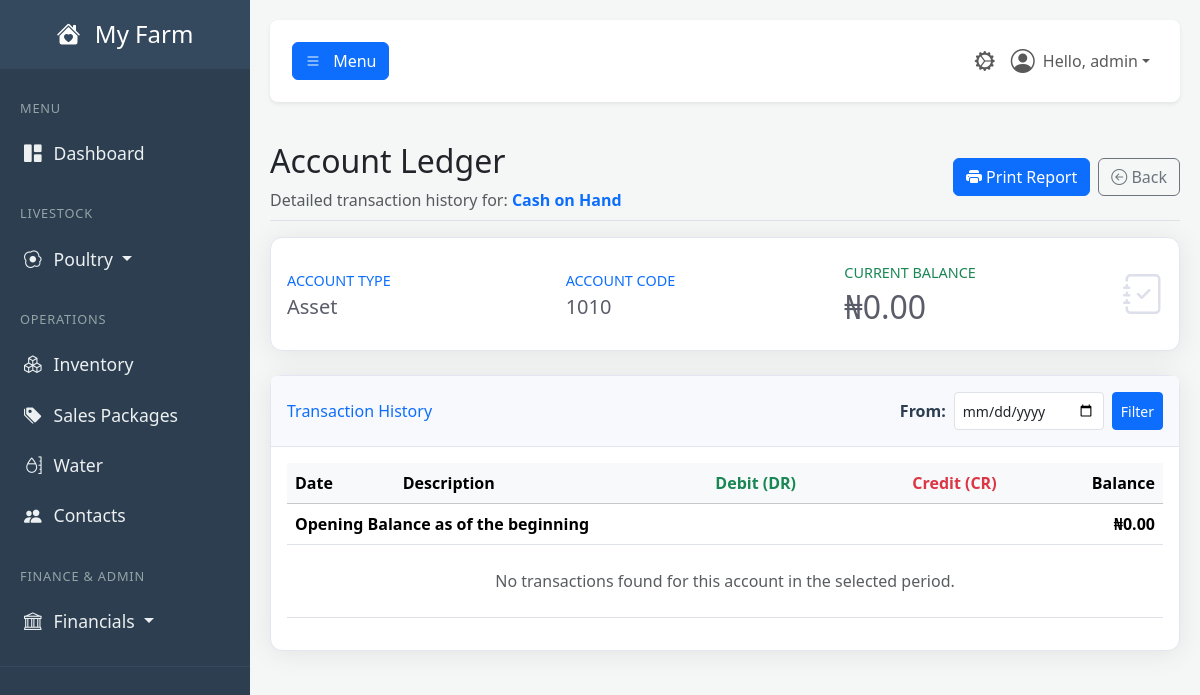
Screenshot of /financials/ledger/1 (signed in) with the database file from the repository.
### tables this page shows
CREATE TABLE users (
            id INTEGER PRIMARY KEY,
            username TEXT NOT NULL UNIQUE,
            email TEXT NOT NULL UNIQUE,
            password_hash TEXT NOT NULL,
            farm_name TEXT NOT NULL,
            role TEXT NOT NULL DEFAULT 'user', -- 'user' or 'admin'
            is_active BOOLEAN NOT NULL DEFAULT 1,f
            created_at TIMESTAMP DEFAULT CURRENT_TIMESTAMP
        , cash_account_id INTEGER REFERENCES accounts(id));

CREATE TABLE accounts (
            id INTEGER PRIMARY KEY,
            code TEXT UNIQUE,
            name TEXT NOT NULL UNIQUE,
            type TEXT NOT NULL, -- Asset, Liability, Equity, Revenue, Expense
            is_active BOOLEAN NOT NULL DEFAULT 1,
            created_at TIMESTAMP DEFAULT CURRENT_TIMESTAMP
        );

### app.py (the view)
@app.route('/financials/ledger/<int:account_id>')
@login_required
@permission_required('view_bookkeeping')
def account_ledger(account_id):
    db = get_db()
    account_row = db.execute("SELECT * FROM accounts WHERE id = ?", (account_id,)).fetchone()
    if not account_row:
        flash("Account not found.", "danger")
        return redirect(url_for('chart_of_accounts'))
    account = dict(account_row)
    balance_row = db.execute("SELECT (SELECT COALESCE(SUM(amount), 0) FROM journal_entries WHERE debit_account_id = ?) - (SELECT COALESCE(SUM(amount), 0) FROM journal_entries WHERE credit_account_id = ?) as current_balance", (account_id, account_id)).fetchone()
    current_balance = balance_row['current_balance'] if balance_row else 0
    account['balance'] = -current_balance if account['type'] in ['Liability', 'Equity', 'Revenue'] else current_balance
    start_date = request.args.get('start_date', date.today().replace(month=1, day=1).strftime('%Y-%m-%d'))
    opening_balance_row = db.execute("SELECT (SELECT COALESCE(SUM(amount), 0) FROM journal_entries WHERE debit_account_id = ? AND transaction_date < ?) - (SELECT COALESCE(SUM(amount), 0) FROM journal_entries WHERE credit_account_id = ? AND transaction_date < ?) as opening_balance", (account_id, start_date, account_id, start_date)).fetchone()
    opening_balance = opening_balance_row['opening_balance'] if opening_balance_row else 0
    transactions = db.execute("SELECT transaction_date as date, description, CASE WHEN debit_account_id = ? THEN amount ELSE 0 END as debit, CASE WHEN credit_account_id = ? THEN amount ELSE 0 END as credit FROM journal_entries WHERE (debit_account_id = ? OR credit_account_id = ?) AND transaction_date >= ? ORDER BY transaction_date ASC, id ASC", (account_id, account_id, account_id, account_id, start_date)).fetchall()
    running_balance = opening_balance
    ledger_entries = []
    for tx_row in transactions:
        tx = dict(tx_row)
        running_balance += tx['debit'] - tx['credit']
        tx['running_balance'] = running_balance
        ledger_entries.append(tx)
    return render_template('account_ledger.html', user=g.user, account=account, ledger_entries=ledger_entries, opening_balance=opening_balance)

### app.py (called while the page is built, shortened)
def get_db():
    if 'db' not in g:
        g.db = sqlite3.connect(DATABASE)
        g.db.row_factory = sqlite3.Row
    return g.db

def login_required(f):
    @wraps(f)
    def decorated_function(*args, **kwargs):
        if 'user_id' not in session:
            flash('Please log in to access this page.', 'warning')
            return redirect(url_for('login'))
        g.user = User.get_by_id(session['user_id'])
        if not g.user:
            session.clear()
            return redirect(url_for('login'))
        return f(*args, **kwargs)
    return decorated_function

def permission_required(permission_name):
    def decorator(f):
        @wraps(f)
        def decorated_function(*args, **kwargs):
            if not hasattr(g, 'user') or not g.user.has_permission(permission_name):
                flash('You do not have the required permission.', 'danger')
                return redirect(url_for('dashboard'))
            return f(*args, **kwargs)
        return decorated_function
    return decorator

    def has_permission(self, required_permission):
        print(f"\n--- PERMISSION CHECK ---")
        print(f"User checking: '{self.username}' (ID: {self.id})")
        print(f"User's role is: '{self.role}'")
        print(f"Permission required: '{required_permission}'")
        if self.role == 'admin':
            print("RESULT: Role is 'admin', access GRANTED.")
            print(f"------------------------")
            return True

    @staticmethod
    def get_by_id(user_id):
        user_row = get_db().execute("SELECT * FROM users WHERE id = ?", (user_id,)).fetchone()
        return User(**user_row) if user_row else None

### templates/account_ledger.html (shortened to what this page needs)
{% extends "base.html" %}
{% block content %}
    <div class="printable-area">
        <div class="d-flex justify-content-between flex-wrap flex-md-nowrap align-items-center pt-3 pb-2 mb-3 border-bottom">
            <div>
                <h1 class="h2">Account Ledger</h1>
                <p class="text-muted mb-0">Detailed transaction history for: <strong class="text-primary">{{ account.name }}</strong></p>
            </div>
            <div class="btn-toolbar mb-2 mb-md-0 no-print">
                <button onclick="window.print()" class="btn btn-primary me-2"><i class="bi bi-printer-fill"></i> Print Report</button>
                <a href="{{ url_for('chart_of_accounts') }}" class="btn btn-outline-secondary">
                    <i class="bi bi-arrow-left-circle"></i> Back
                </a>
            </div>
        </div>
        <div class="row">
            <div class="col-lg-12 mb-4">
                <div class="card shadow h-100 py-2 report-card">
                    <div class="card-body">
                        <div class="row no-gutters align-items-center">
                            <div class="col">
                                <div class="text-xs font-weight-bold text-primary text-uppercase mb-1">Account Type</div>
                                <div class="h5 mb-0 font-weight-bold text-gray-800">{{ account.type }}</div>
                            </div>
                            <div class="col">
                                <div class="text-xs font-weight-bold text-primary text-uppercase mb-1">Account Code</div>
                                <div class="h5 mb-0 font-weight-bold text-gray-800">{{ account.code or 'N/A' }}</div>
                            </div>
                            <div class="col">
                                <div class="text-xs font-weight-bold text-success text-uppercase mb-1">Current Balance</div>
                                <div class="h2 mb-0 font-weight-bold text-gray-800">₦{{ '{:,.2f}'.format(account.balance) }}</div>
                            </div>
                            <div class="col-auto no-print">
                                <i class="bi bi-journal-check fs-1 text-gray-300"></i>
                            </div>
                        </div>
                    </div>
                </div>
            </div>
        </div>
        <div class="card shadow report-card">
            <div class="card-header py-3 d-flex justify-content-between align-items-center">
                <h6 class="m-0 font-weight-bold text-primary">Transaction History</h6>
                <form method="GET" action="{{ url_for('account_ledger', account_id=account.id) }}" class="d-flex no-print">
                    <label for="start_date" class="col-form-label me-2">From:</label>
                    <input type="date" class="form-control form-control-sm me-2" style="width: 150px;" name="start_date" value="{{ request.args.get('start_date', '') }}">
                    <button type="submit" class="btn btn-sm btn-primary">Filter</button>
                </form>
            </div>
            <div class="card-body">
                <div class="table-responsive">
                    <table class="table">
                        <thead class="table-light">
                            <tr>
                                <th>Date</th>
                                <th>Description</th>
                                <th class="text-end text-success">Debit (DR)</th>
                                <th class="text-end text-danger">Credit (CR)</th>
                                <th class="text-end">Balance</th>
                            </tr>
                        </thead>
                        <tbody>
                            <tr>
                                <td colspan="4"><strong>Opening Balance as of {{ request.args.get('start_date', 'the beginning') }}</strong></td>
                                <td class="text-end fw-bold">₦{{ '{:,.2f}'.format(opening_balance) }}</td>
                            </tr>
                            {% for entry in ledger_entries %}
                            <tr>
                                <td>{{ entry.date }}</td>
                                <td>{{ entry.description }}</td>
                                <td class="text-end text-success">
                                    {% if entry.debit > 0 %}₦{{ '{:,.2f}'.format(entry.debit) }}{% endif %}
                                </td>
                                <td class="text-end text-danger">
                                    {% if entry.credit > 0 %}₦{{ '{:,.2f}'.format(entry.credit) }}{% endif %}
                                </td>
                                <td class="text-end fw-bold">₦{{ '{:,.2f}'.format(entry.running_balance) }}</td>
                            </tr>
                            {% else %}
                            <tr><td colspan="5" class="text-center text-muted py-4">No transactions found for this account in the selected period.</td></tr>
                            {% endfor %}
                        </tbody>
                    </table>
                </div>
            </div>
        </div>
    </div>
{% endblock %}

### templates/base.html (shortened to what this page needs)
<!DOCTYPE html>
<html lang="en">
<head>
    <link href="https://cdn.jsdelivr.net/npm/bootstrap@5.3.3/dist/css/bootstrap.min.css" rel="stylesheet">
    <link rel="stylesheet" href="https://cdn.jsdelivr.net/npm/bootstrap-icons@1.11.3/font/bootstrap-icons.min.css">
    <link rel="stylesheet" href="{{ url_for('static', filename='css/style.css') }}">
</head>
<body>
    <div class="wrapper">
        <nav id="sidebar" class="no-print">
            <div class="sidebar-header">
                <h3><a href="{{ url_for('dashboard') }}" class="text-white text-decoration-none">
                    <i class="bi bi-house-heart-fill me-2"></i>
                    {% if g.user %}{{ g.user.farm_name }}{% else %}FarmApp{% endif %}
                </a></h3>
            </div>
            <ul class="list-unstyled components">
                <li class="sidebar-menu-header">MENU</li>
                <li><a href="{{ url_for('dashboard') }}" class="{% if request.endpoint == 'dashboard' %}active{% endif %}"><i class="bi bi-grid-1x2-fill"></i>Dashboard</a></li>
                <li class="sidebar-menu-header mt-3">LIVESTOCK</li>
                <li>
                    <a href="#poultrySubmenu" data-bs-toggle="collapse" aria-expanded="false" class="dropdown-toggle {% if 'poultry' in request.endpoint or 'brooding' in request.endpoint %}active{% endif %}">
                        <i class="bi bi-egg-fried"></i>Poultry
                    </a>
                </li>
                <li class="sidebar-menu-header mt-3">OPERATIONS</li>
                <li><a href="{{ url_for('inventory_dashboard') }}" class="{% if 'inventory' in request.endpoint %}active{% endif %}"><i class="bi bi-boxes"></i>Inventory</a></li>
                <li><a href="{{ url_for('manage_sales_packages') }}" class="{% if request.endpoint == 'manage_sales_packages' %}active{% endif %}"><i class="bi bi-tags-fill"></i>Sales Packages</a></li>
                <li><a href="{{ url_for('water_dashboard') }}" class="{% if 'water' in request.endpoint %}active{% endif %}"><i class="bi bi-moisture"></i>Water</a></li>
                <li><a href="{{ url_for('contacts_dashboard') }}" class="{% if 'contacts' in request.endpoint %}active{% endif %}"><i class="bi bi-people-fill"></i>Contacts</a></li>
                {% if g.user and g.user.has_permission('view_bookkeeping') %}
                <li class="sidebar-menu-header mt-3">FINANCE & ADMIN</li>
                <li>
                    <a href="#financialSubmenu" data-bs-toggle="collapse" aria-expanded="false" class="dropdown-toggle ">
                        <i class="bi bi-bank"></i>Financials
                    </a>
                </li>
                {% endif %}
            </ul>
        </nav>
        <div id="content">
            <nav class="navbar navbar-expand-lg navbar-light bg-white shadow-sm top-navbar no-print mb-4">
                <div class="container-fluid">
                    <button type="button" id="sidebarCollapse" class="btn btn-primary" aria-controls="sidebar" aria-expanded="false">
                        <i class="bi bi-list"></i>
                        <span class="d-none d-md-inline ms-2">Menu</span>
                    </button>
                    <ul class="navbar-nav ms-auto flex-row align-items-center">
                        {% if g.user and g.user.has_permission('view_admin_panel') %}
                            <li class="nav-item">
                                <a class="nav-link {% if 'admin' in request.endpoint %}active{% endif %}" href="{{ url_for('admin_dashboard') }}" title="Admin Panel">
                                    <i class="bi bi-gear-wide-connected fs-5"></i>
                                </a>
                            </li>
                        {% endif %}
                        <li class="nav-item dropdown">
                            <a class="nav-link dropdown-toggle d-flex align-items-center" href="#" id="navbarDropdownUser" role="button" data-bs-toggle="dropdown" aria-expanded="false">
                                <i class="bi bi-person-circle fs-4 me-2"></i>
                                Hello, {{ g.user.username }}
                            </a>
                        </li>
                    </ul>
                </div>
            </nav>
            <main>
                {% block content %}{% endblock %}
            </main>
        </div>
    </div>
</body>
</html>

### static/CSS/style.css (style rules this page uses)
:root { --primary-green: #27ae60; --dark-slate: #2c3e50; --medium-slate: #34495e; --light-slate: #4a6278; --light-grey: #f4f7f6; --text-muted-color: #95a5a6; --text-light: #ecf0f1; --white: #ffffff; --shadow-color: rgba(0, 0, 0, 0.08); }
body { background-color: var(--light-grey); font-family: 'Segoe UI', Tahoma, Geneva, Verdana, sans-serif; overflow-x: hidden; }
.wrapper { display: flex; width: 100%; align-items: stretch; }
#content { width: 100%; padding: 20px; min-height: 100vh; transition: all 0.3s; }
#sidebar { min-width: 250px; max-width: 250px; min-height: 100vh; background: var(--dark-slate); color: var(--text-light); transition: all 0.3s; }
#sidebar .sidebar-header { padding: 20px; background: var(--medium-slate); text-align: center; }
#sidebar .sidebar-header h3 { font-size: 1.5rem; margin-bottom: 0; }
#sidebar .sidebar-menu-header { padding: 10px 20px; font-size: 0.8rem; color: var(--text-muted-color); text-transform: uppercase; letter-spacing: .05rem; }
#sidebar ul.components { padding: 20px 0; border-bottom: 1px solid var(--medium-slate); }
#sidebar ul li a { padding: 12px 20px; font-size: 1.1em; display: block; color: var(--text-light); border-left: 4px solid transparent; text-decoration: none; transition: all 0.2s ease-in-out; }
#sidebar ul li a i { margin-right: 12px; }
.top-navbar { padding: 15px 10px; background: var(--white); border: none; border-radius: 8px; margin-bottom: 20px; box-shadow: 0 2px 5px var(--shadow-color); }
.card { border-radius: 0.75rem; border: 1px solid #e3e6f0; box-shadow: 0 0.15rem 1.75rem 0 var(--shadow-color) !important; }
.card-header { background-color: #f8f9fc; border-bottom: 1px solid #e3e6f0; font-weight: 600; color: var(--dark-slate); }

### templates/account_ledger.html (style rules this page uses)
.text-xs { font-size: .9rem; }
.text-gray-300 { color: #dddfeb !important; }
.text-gray-800 { color: #5a5c69 !important; }

### rows the page displays
users: user.farm_name "My Farm", user.username "admin"
accounts: name "Cash on Hand", type "Asset", code "1010"

### other values shown
{{ '{:,.2f}'.format(account.balance) }} "0.00"
{{ request.args.get('start_date', 'the beginning') }} "the beginning"
{{ '{:,.2f}'.format(opening_balance) }} "0.00"
